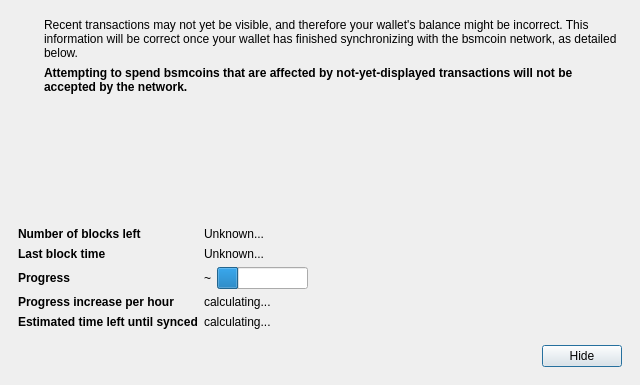
<?xml version="1.0" encoding="UTF-8"?>
<ui version="4.0">
 <class>ModalOverlay</class>
 <widget class="ModalOverlay" name="ModalOverlay">
  <property name="geometry">
   <rect>
    <x>0</x>
    <y>0</y>
    <width>640</width>
    <height>385</height>
   </rect>
  </property>
  <property name="windowTitle">
   <string>Form</string>
  </property>
  <layout class="QVBoxLayout" name="verticalLayout" stretch="0">
   <property name="sizeConstraint">
    <enum>QLayout::SetDefaultConstraint</enum>
   </property>
   <property name="leftMargin">
    <number>0</number>
   </property>
   <property name="topMargin">
    <number>0</number>
   </property>
   <property name="rightMargin">
    <number>0</number>
   </property>
   <property name="bottomMargin">
    <number>0</number>
   </property>
   <item>
    <widget class="QWidget" name="progressBackground" native="true">
     <layout class="QVBoxLayout" name="progressLayout" stretch="1">
      <item>
       <widget class="QWidget" name="progressContent" native="true">
        <layout class="QVBoxLayout" name="progressLayoutInner" stretch="1,0,0,0">
         <item>
          <layout class="QHBoxLayout" name="iconTextLayout" stretch="0,1">
           <item>
            <layout class="QVBoxLayout" name="iconLayout">
             <item>
              <widget class="QLabel" name="warningIconLabel">
               <property name="text">
                <string/>
               </property>
              </widget>
             </item>
             <item>
              <spacer name="verticalSpacerWarningIcon">
               <property name="orientation">
                <enum>Qt::Vertical</enum>
               </property>
               <property name="sizeHint" stdset="0">
                <size>
                 <width>20</width>
                 <height>40</height>
                </size>
               </property>
              </spacer>
             </item>
            </layout>
           </item>
           <item>
            <layout class="QVBoxLayout" name="verticalLayoutInfoText">
             <item>
              <widget class="QLabel" name="infoText">
               <property name="text">
                <string>Recent transactions may not yet be visible, and therefore your wallet's balance might be incorrect. This information will be correct once your wallet has finished synchronizing with the bsmcoin network, as detailed below.</string>
               </property>
               <property name="textFormat">
                <enum>Qt::RichText</enum>
               </property>
               <property name="wordWrap">
                <bool>true</bool>
               </property>
              </widget>
             </item>
             <item>
              <widget class="QLabel" name="infoTextStrong">
               <property name="font">
                <font>
                 <weight>75</weight>
                 <bold>true</bold>
                </font>
               </property>
               <property name="text">
                <string>Attempting to spend bsmcoins that are affected by not-yet-displayed transactions will not be accepted by the network.</string>
               </property>
               <property name="textFormat">
                <enum>Qt::RichText</enum>
               </property>
               <property name="wordWrap">
                <bool>true</bool>
               </property>
              </widget>
             </item>
             <item>
              <spacer name="verticalSpacerInTextSpace">
               <property name="orientation">
                <enum>Qt::Vertical</enum>
               </property>
               <property name="sizeHint" stdset="0">
                <size>
                 <width>20</width>
                 <height>40</height>
                </size>
               </property>
              </spacer>
             </item>
            </layout>
           </item>
          </layout>
         </item>
         <item>
          <spacer name="verticalSpacerAfterText">
           <property name="orientation">
            <enum>Qt::Vertical</enum>
           </property>
           <property name="sizeHint" stdset="0">
            <size>
             <width>20</width>
             <height>40</height>
            </size>
           </property>
          </spacer>
         </item>
         <item>
          <layout class="QFormLayout" name="formLayout">
           <property name="fieldGrowthPolicy">
            <enum>QFormLayout::FieldsStayAtSizeHint</enum>
           </property>
           <property name="horizontalSpacing">
            <number>6</number>
           </property>
           <property name="verticalSpacing">
            <number>6</number>
           </property>
           <property name="topMargin">
            <number>10</number>
           </property>
           <item row="0" column="0">
            <widget class="QLabel" name="labelNumberOfBlocksLeft">
             <property name="font">
              <font>
               <weight>75</weight>
               <bold>true</bold>
              </font>
             </property>
             <property name="text">
              <string>Number of blocks left</string>
             </property>
            </widget>
           </item>
           <item row="0" column="1">
            <widget class="QLabel" name="numberOfBlocksLeft">
             <property name="text">
              <string>Unknown...</string>
             </property>
            </widget>
           </item>
           <item row="1" column="0">
            <widget class="QLabel" name="labelLastBlockTime">
             <property name="font">
              <font>
               <weight>75</weight>
               <bold>true</bold>
              </font>
             </property>
             <property name="text">
              <string>Last block time</string>
             </property>
            </widget>
           </item>
           <item row="1" column="1">
            <widget class="QLabel" name="newestBlockDate">
             <property name="sizePolicy">
              <sizepolicy hsizetype="Maximum" vsizetype="Preferred">
               <horstretch>0</horstretch>
               <verstretch>0</verstretch>
              </sizepolicy>
             </property>
             <property name="text">
              <string>Unknown...</string>
             </property>
            </widget>
           </item>
           <item row="2" column="0">
            <widget class="QLabel" name="labelSyncDone">
             <property name="font">
              <font>
               <weight>75</weight>
               <bold>true</bold>
              </font>
             </property>
             <property name="text">
              <string>Progress</string>
             </property>
            </widget>
           </item>
           <item row="2" column="1">
            <layout class="QHBoxLayout" name="horizontalLayoutSync" stretch="0,1">
             <item>
              <widget class="QLabel" name="percentageProgress">
               <property name="text">
                <string notr="true">~</string>
               </property>
              </widget>
             </item>
             <item>
              <widget class="QProgressBar" name="progressBar">
               <property name="value">
                <number>24</number>
               </property>
               <property name="format">
                <string/>
               </property>
              </widget>
             </item>
            </layout>
           </item>
           <item row="4" column="0">
            <widget class="QLabel" name="labelProgressIncrease">
             <property name="font">
              <font>
               <weight>75</weight>
               <bold>true</bold>
              </font>
             </property>
             <property name="text">
              <string>Progress increase per hour</string>
             </property>
            </widget>
           </item>
           <item row="4" column="1">
            <widget class="QLabel" name="progressIncreasePerH">
             <property name="text">
              <string>calculating...</string>
             </property>
            </widget>
           </item>
           <item row="5" column="0">
            <widget class="QLabel" name="labelEstimatedTimeLeft">
             <property name="font">
              <font>
               <weight>75</weight>
               <bold>true</bold>
              </font>
             </property>
             <property name="text">
              <string>Estimated time left until synced</string>
             </property>
            </widget>
           </item>
           <item row="5" column="1">
            <widget class="QLabel" name="expectedTimeLeft">
             <property name="text">
              <string>calculating...</string>
             </property>
            </widget>
           </item>
          </layout>
         </item>
         <item>
          <layout class="QHBoxLayout" name="horizontalLayoutButtons">
           <property name="leftMargin">
            <number>10</number>
           </property>
           <property name="topMargin">
            <number>10</number>
           </property>
           <item>
            <spacer name="horizontalSpacer">
             <property name="orientation">
              <enum>Qt::Horizontal</enum>
             </property>
             <property name="sizeHint" stdset="0">
              <size>
               <width>40</width>
               <height>20</height>
              </size>
             </property>
            </spacer>
           </item>
           <item>
            <widget class="QPushButton" name="closeButton">
             <property name="text">
              <string>Hide</string>
             </property>
             <property name="focusPolicy">
              <enum>Qt::StrongFocus</enum>
             </property>
             <property name="default">
              <bool>true</bool>
             </property>
            </widget>
           </item>
          </layout>
         </item>
        </layout>
       </widget>
      </item>
     </layout>
    </widget>
   </item>
  </layout>
 </widget>
 <customwidgets>
  <customwidget>
   <class>ModalOverlay</class>
   <extends>QWidget</extends>
   <header>modaloverlay.h</header>
   <container>1</container>
  </customwidget>
 </customwidgets>
 <resources/>
 <connections/>
</ui>
